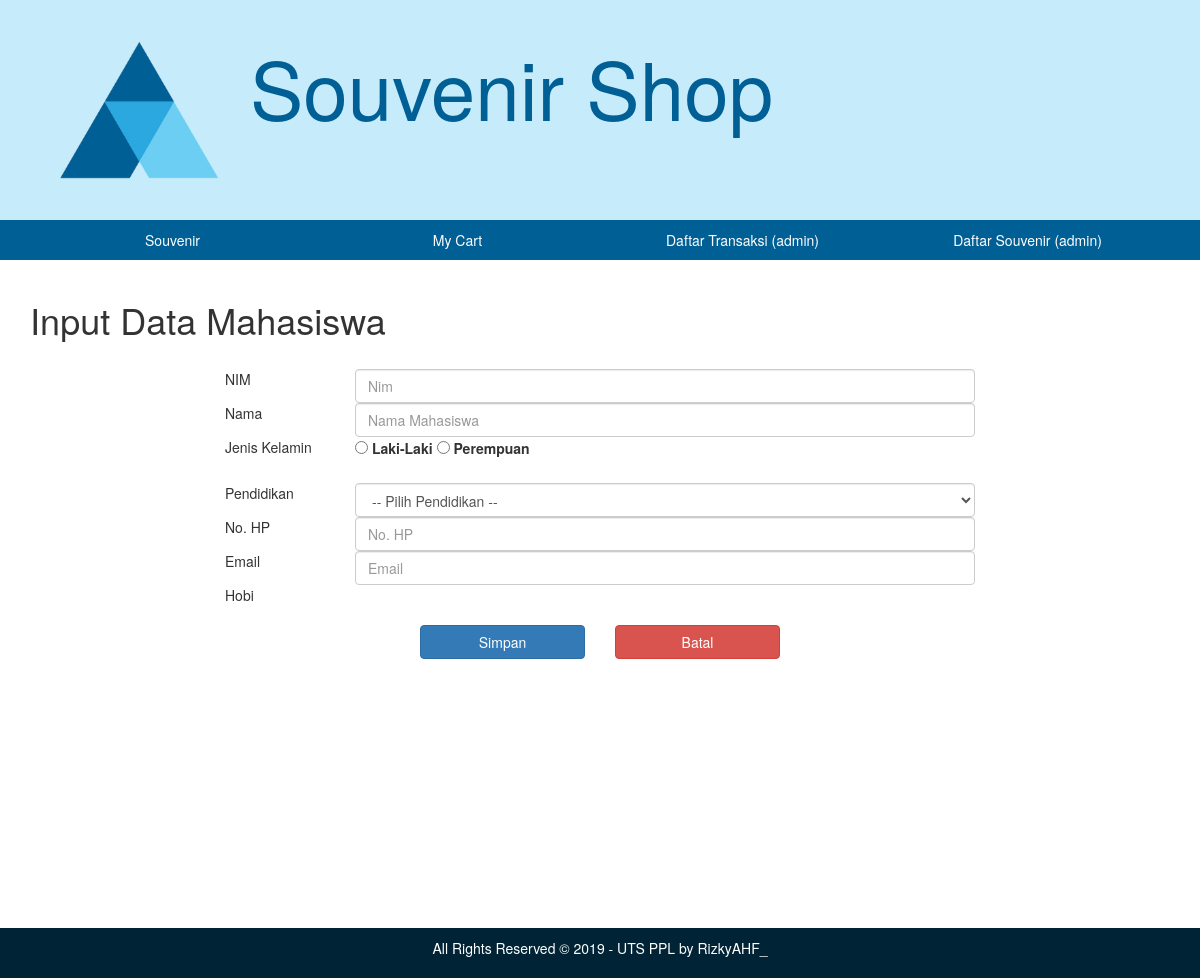
/index.php/c_mahasiswa/input, run on an earlier commit of the app's database.
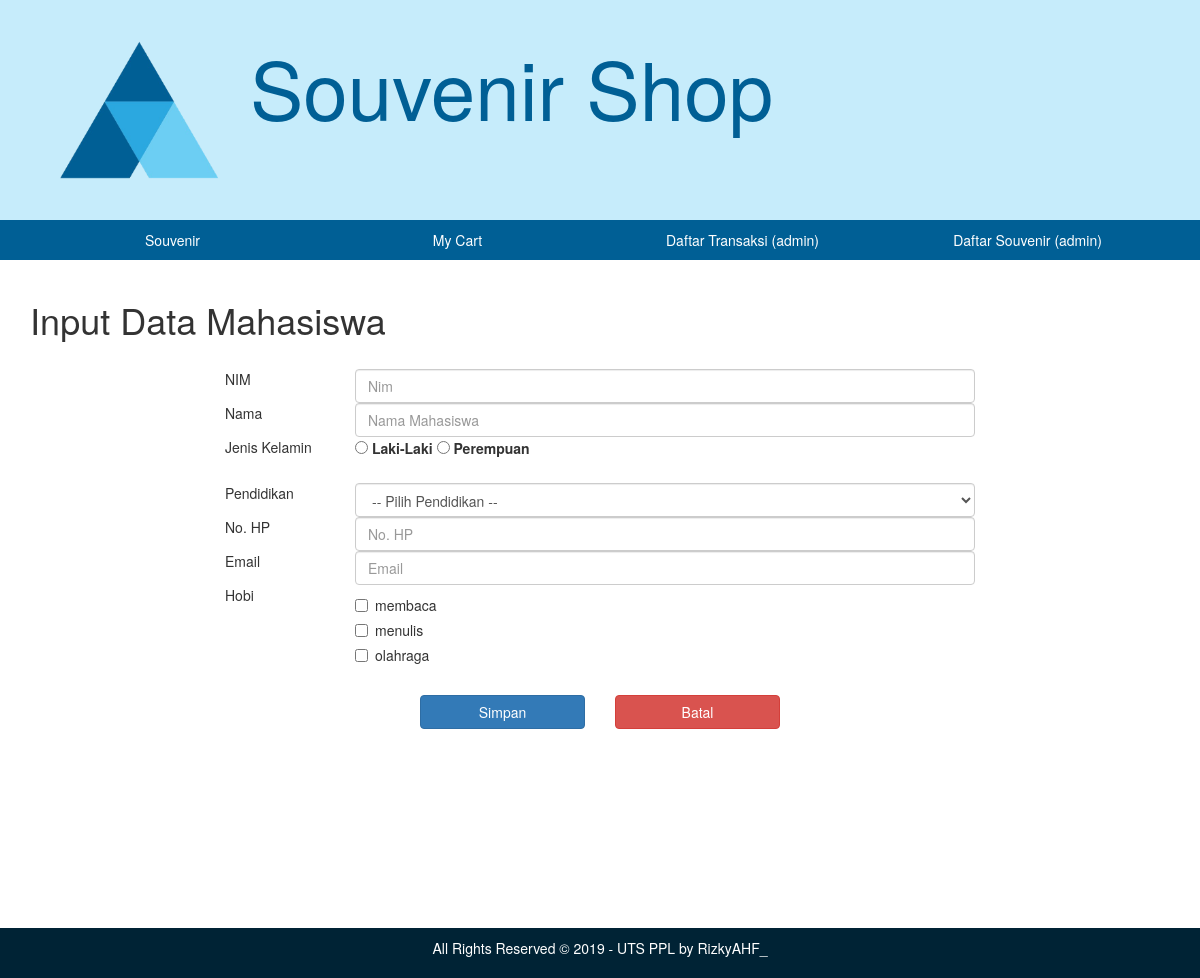
And on a later commit of the database.
### tables this page shows
CREATE TABLE `hobi` (
  `id` int(3) NOT NULL,
  `hobi` varchar(50) NOT NULL
);

### application/controllers/C_mahasiswa.php (called while the page is built, shortened)
<?php
class C_mahasiswa extends CI_Controller {
	function __construct(){
        $this->load->model('M_mahasiswa');
        $this->load->library('form_validation');
    }
    public function input(){
        $data1['pendidikan']    = $this->M_mahasiswa->get_pend();
        $data1['hobi']          = $this->M_mahasiswa->get_hobi();
        $data['content_div'] = $this->load->view('v_mahasiswa_form', $data1, TRUE);
        $this->load->view('v_template', $data);
    }
}
?>

### index.php (called while the page is built, shortened)
<?php
require_once BASEPATH.'core/CodeIgniter.php';

### application/models/m_mahasiswa.php (called while the page is built, shortened)
<?php
class M_mahasiswa extends CI_Model {
    public function get_hobi(){
        $q = $this->db->query('select * from hobi');
        return $q->result_array();
    }
}

### application/views/v_mahasiswa_form.php (the view, shortened to what this page needs)
<div class="row title-body">
    <div class="col-md-12">
        <h1> Input Data Mahasiswa </h1>
    </div>
</div>
<div class="row">
    <div class="col-md-8 col-md-offset-2">
        <form method="POST" action="<?=base_url();?>index.php/C_mahasiswa/upload">
            <div class="row">
                <div class="col-md-2">
                    NIM
                </div>
                <div class="col-md-10">
                    <input type="text" class="form-control" name="nim" placeholder="Nim" required>
                </div>
            </div>
            <div class="row">
                <div class="col-md-2">
                    Nama
                </div>
                <div class="col-md-10">
                    <input type="text" class="form-control" name="nama" placeholder="Nama Mahasiswa" required>
                </div>
            </div>
            <div class="row">
                <div class="col-md-2">
                    Jenis Kelamin
                </div>
                <div class="col-md-10">
                    <div class="">
                        <input type="radio" id="l" name="jk" value="1">
                        <label for="l">Laki-Laki</label>
                        <input type="radio" id="p" name="jk" value="0">
                        <label class="custom-control-label" for="p">Perempuan</label>
                        <br><br>
                    </div>
                </div>
            </div>
            <div class="row">
                <div class="col-md-2">
                    Pendidikan
                </div>
                <div class="col-md-10">
                    <select id="pendidikan" name="pendidikan" class="form-control">
                        <option> -- Pilih Pendidikan -- </option>
                    </select>
                </div>
            </div>
            <div class="row">
                <div class="col-md-2">
                    No. HP
                </div>
                <div class="col-md-10">
                    <input type="text" class="form-control" name="hp" placeholder="No. HP" required>
                </div>
            </div>
            <div class="row">
                <div class="col-md-2">
                    Email
                </div>
                <div class="col-md-10">
                    <input type="email" class="form-control" name="email" placeholder="Email" required>
                </div>
            </div>
            <div class="row">
                <div class="col-md-2">
                    Hobi
                </div>
                <div class="col-md-10">
                    <?php foreach($hobi as $res){ ?>
                    <div class="checkbox">
                        <label><input type="checkbox" name="hobi[]" value="<?=$res['id'];?>"><?=$res['hobi'];?></label>
                    </div>
                    <?php } ?>
                </div>
            </div>
            <div class="row">&nbsp;</div>
            <div class="row">
                <div class="col-md-3 col-md-offset-3">
                    <input type="submit" name="submit" value="Simpan" class="btn btn-primary btn-block">
                </div>
                <div class="col-md-3">
                    <a class="btn btn-danger btn-block" href="<?=base_url();?>index.php/C_cart/display">Batal</a>
                </div>
            </div>
        </form>
    </div>
</div>

What changed in the data, as far as the page shows it:
added hobi: hobi "membaca"
added hobi: hobi "menulis"
added hobi: hobi "olahraga"
